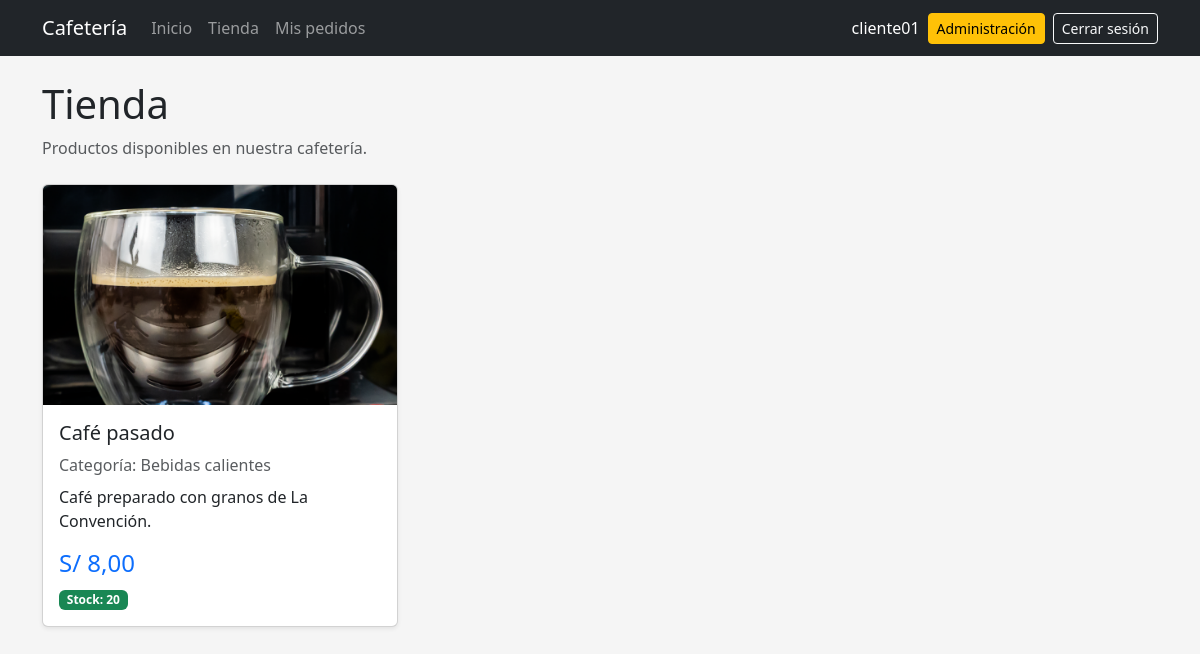
/tienda/ (signed in), run on an earlier commit of the app's database.
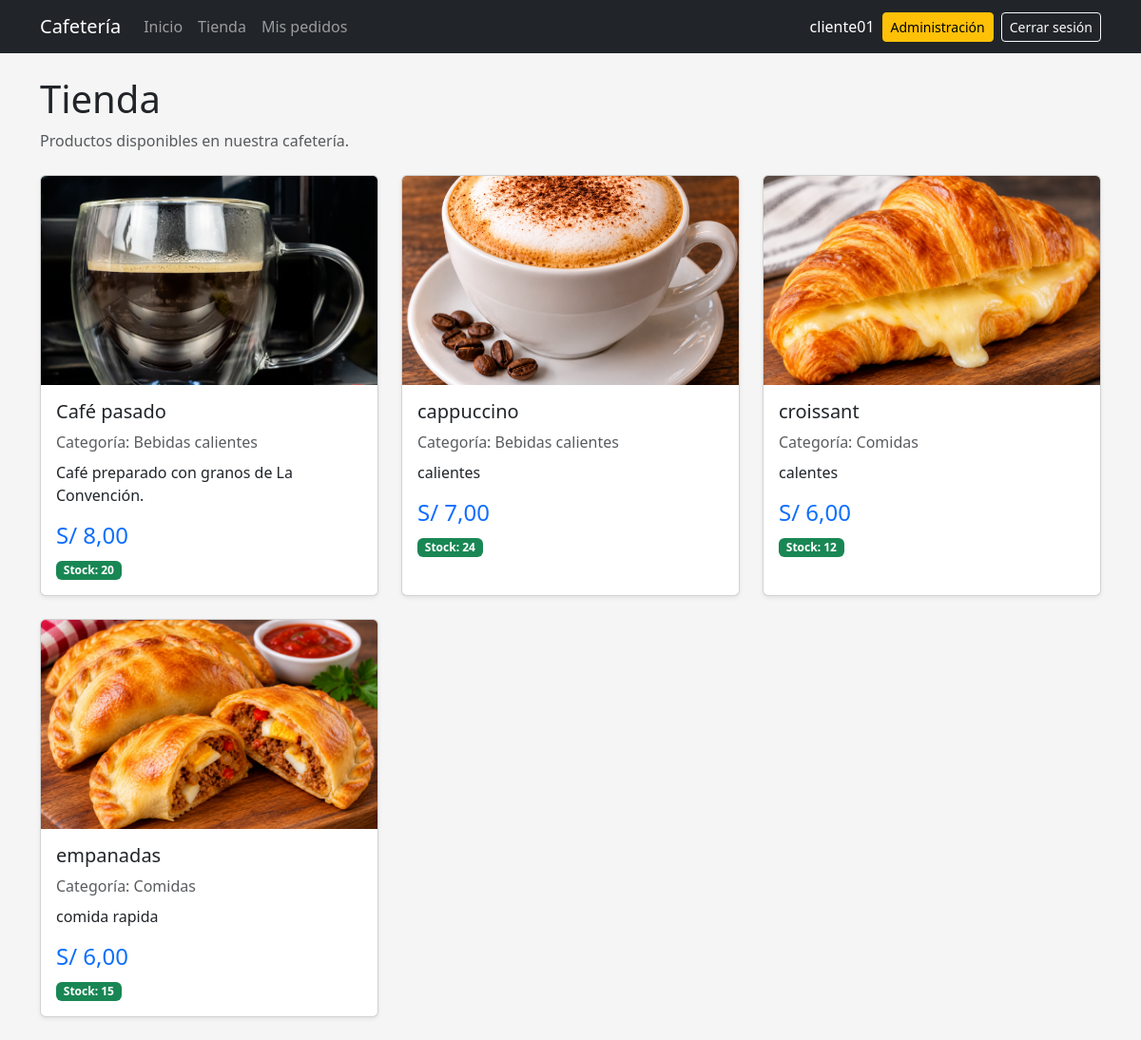
And on a later commit of the database.
### pedidos/models.py (models this page shows, shortened)
class Producto(models.Model):
    nombre = models.CharField(max_length=100)
    descripcion = models.TextField(blank=True)
    categoria = models.ForeignKey(
        Categoria,
        on_delete=models.SET_NULL,
        null=True,
        blank=True,
        related_name="productos",
    )
    precio = models.DecimalField(
        max_digits=8,
        decimal_places=2,
    )
    stock = models.PositiveIntegerField(default=0)
    imagen = models.ImageField(
        upload_to="productos/",
        blank=True,
    )
    activo = models.BooleanField(default=True)
    class Meta:
        ordering = ["nombre"]

class Categoria(models.Model):
    nombre = models.CharField(max_length=100)
    descripcion = models.TextField(blank=True)
    activo = models.BooleanField(default=True)
    class Meta:
        verbose_name = "Categoría"
        verbose_name_plural = "Categorías"
        ordering = ["nombre"]

### pedidos/views.py (the view)
@login_required
def tienda(request):
    productos = (
        Producto.objects
        .filter(activo=True)
        .select_related("categoria")
        .order_by("nombre")
    )
    return render(
        request,
        "tienda/lista.html",
        {
            "productos": productos,
        },
    )

### pedidos/templates/tienda/lista.html (shortened to what this page needs)
{% extends "base.html" %}
{% block content %}
<div class="mb-4">
    <h1>
        Tienda
    </h1>
    <p class="text-muted">
        Productos disponibles en nuestra cafetería.
    </p>
</div>
<div class="row g-4">
    {% for producto in productos %}
    <div class="col-md-6 col-lg-4">
        <div class="card h-100 shadow-sm">
            {% if producto.imagen %}
                <img
                    src="{{ producto.imagen.url }}"
                    class="card-img-top producto-imagen"
                    alt="{{ producto.nombre }}"
                >
            {% else %}
                <!-- Si no existe una imagen mostramos
                     un espacio informativo. -->
                <div class="producto-sin-imagen">
                    Sin imagen
                </div>
            {% endif %}
            <div class="card-body">
                <h5 class="card-title">
                    {{ producto.nombre }}
                </h5>
                <p class="text-muted mb-2">
                    Categoría:
                    {% if producto.categoria %}
                        {{ producto.categoria.nombre }}
                    {% else %}
                        Sin categoría
                    {% endif %}
                </p>
                <p class="card-text">
                    {{ producto.descripcion|default:"Sin descripción." }}
                </p>
                <h4 class="text-primary">
                    S/ {{ producto.precio }}
                </h4>
                {% if producto.stock > 0 %}
                    <span class="badge text-bg-success">
                        Stock: {{ producto.stock }}
                    </span>
                {% else %}
                    <span class="badge text-bg-danger">
                        Sin stock
                    </span>
                {% endif %}
            </div>
        </div>
    </div>
    {% endfor %}
</div>
{% endblock %}

### pedidos/templates/base.html (shortened to what this page needs)
{% load static %}
<!DOCTYPE html>
<html lang="es">
<head>
    <link
        href="https://cdn.jsdelivr.net/npm/bootstrap@5.3.3/dist/css/bootstrap.min.css"
        rel="stylesheet"
    >
    <link
        rel="stylesheet"
        href="{% static 'css/base.css' %}"
    >
</head>
<body>
{% if user.is_authenticated %}
<nav
    class="navbar navbar-expand-lg bg-dark"
    data-bs-theme="dark"
>
    <div class="container">
        <a
            class="navbar-brand"
            href="{% url 'inicio' %}"
        >
            Cafetería
        </a>
        <div
            class="collapse navbar-collapse"
            id="menuPrincipal"
        >
            <div class="navbar-nav me-auto">
                <a
                    class="nav-link"
                    href="{% url 'inicio' %}"
                >
                    Inicio
                </a>
                <a
                    class="nav-link"
                    href="{% url 'tienda' %}"
                >
                    Tienda
                </a>
                <a
                    class="nav-link"
                    href="{% url 'mis_pedidos' %}"
                >
                    Mis pedidos
                </a>
            </div>
            <div class="d-flex align-items-center gap-2">
                <span class="navbar-text text-white">
                    {{ user.username }}
                </span>
                {% if user.is_staff %}
                <a
                    href="{% url 'admin:index' %}"
                    class="btn btn-warning btn-sm"
                >
                    Administración
                </a>
                {% endif %}
                <form
                    method="post"
                    action="{% url 'logout' %}"
                    class="m-0"
                >
                    <button
                        type="submit"
                        class="btn btn-outline-light btn-sm"
                    >
                        Cerrar sesión
                    </button>
                </form>
            </div>
        </div>
    </div>
</nav>
{% endif %}
<main class="container py-4">
    {% block content %}
    {% endblock %}
</main>
</body>
</html>

### static/css/base.css (style rules this page uses)
body { background-color: #f4f4f4; }
.navbar form { width: auto; }
.navbar form button { width: auto; }
body { background-color: #f5f5f5; }
.producto-imagen { height: 220px; object-fit: cover; }
.card { transition: transform 0.2s; }

What changed in the data, as far as the page shows it:
added Producto: imagen (picture), nombre "cappuccino", categoria.nombre "Bebidas calientes", descripcion "calientes", precio "7,00", stock "24"
added Producto: imagen (picture), nombre "croissant", categoria.nombre "Comidas", descripcion "calentes", precio "6,00", stock "12"
added Producto: imagen (picture), nombre "empanadas", categoria.nombre "Comidas", descripcion "comida rapida", precio "6,00", stock "15"
